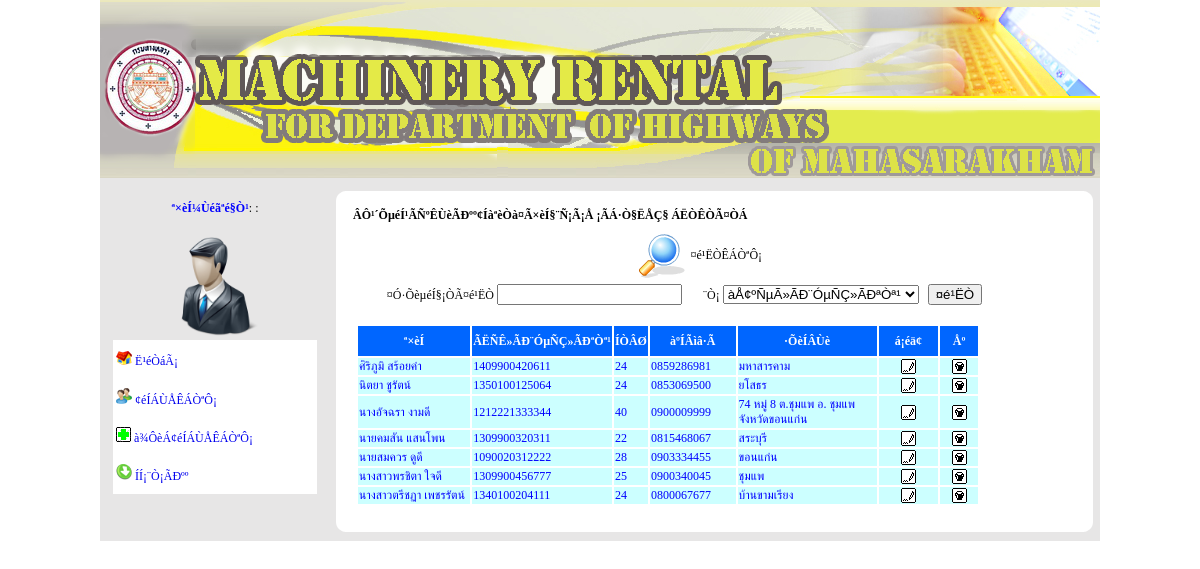
Page /employee/search_member.php on the committed database.
### tables this page shows
CREATE TABLE `tb_member` (
  `mem_id` varchar(13) NOT NULL,
  `mem_name` varchar(50) NOT NULL,
  `sex` varchar(1) NOT NULL,
  `address` varchar(100) NOT NULL,
  `reg_card` varchar(13) NOT NULL,
  `date_issue` varchar(20) NOT NULL,
  `Birthday` varchar(50) NOT NULL,
  `mem_age` varchar(2) NOT NULL,
  `phone` varchar(10) NOT NULL,
  `date_regis` varchar(30) NOT NULL,
  PRIMARY KEY  (`mem_id`),
  UNIQUE KEY `reg_card` (`reg_card`,`phone`)
);

### employee/search_member.php (the view, shortened to what this page needs)
<!DOCTYPE HTML PUBLIC "-//W3C//DTD HTML 4.01 Transitional//EN"
"http://www.w3.org/TR/html4/loose.dtd">
<html>
<Center>
<head>
<link href="../css/css1.css" rel="stylesheet" type="text/css">
</head>
<body><font size="+5">
<table width="1000"  border="0" cellpadding="0" cellspacing="0">
  <tr valign="top">
    <td colspan="2"><? include("inc_header.php"); ?></td>
  </tr>
  <tr valign="top">
    <td height="5" colspan="2" bgcolor="#E7E6E6"></td>
  </tr>
  <tr valign="top">
    <td width="23%" height="114" bgcolor="#E7E6E6">
    <table width="100%" height="49"  border="0">
      <tr>
        <td width="100%" height="45"><center>
<span class="style6">ª×èÍ¼Ùéãªé§Ò¹</span>: :
        </center></td>
      </tr>
    </table>
      <table width="100%" height="102"  border="0">
        <tr>
          <td height="48" align="center"><img src="../images/admin.png" alt="" width="100" height="99"></td>
        </tr>
        <tr>
          <td width="100%" height="48"><table width="91%" height="146"  border="0" align="center" bgcolor="#FFFFFF">
            <tr>
              <td height="34"><img src="../images/home.gif" alt="" width="16" height="14"><a href="Menu_Detail.php"> Ë¹éÒáÃ¡</a></td>
            </tr>
            <tr>
              <td height="34"><img src="../images/users.png" alt="" width="16" height="16">&nbsp;<a href="search_member.php">¢éÍÁÙÅÊÁÒªÔ¡</a></td>
            </tr>
            <tr>
              <td height="34"><img src="../images/addg.GIF" alt="" width="15" height="15"> <a href="InsertMember.php">à¾ÔèÁ¢éÍÁÙÅÊÁÒªÔ¡</a></td>
            </tr>
            <tr>
              <td height="34"><img src="../images/logout.gif" alt="" width="16" height="16">&nbsp;<a href="../logout.php">ÍÍ¡¨Ò¡ÃÐºº</a></td>
            </tr>
          </table></td>
        </tr>
    </table>
    </td>
    <td width="77%"><table id="Table_01" width="100%" height="0" border="0" cellpadding="0" cellspacing="0">
      <tr>
        <td width="20"> <img src="../images/rim_01.gif" width="20" height="22" alt=""></td>
        <td background="../images/rim_02.gif"> <img src="../images/rim_02.gif" width="8" height="22" alt=""></td>
        <td background="../images/rim_02.gif">&nbsp; </td>
        <td width="23"> <img src="../images/rim_04.gif" width="23" height="22" alt=""></td>
      </tr>
      <tr>
        <td background="../images/rim_05.gif"> <img src="../images/rim_05.gif" width="20" height="11" alt=""></td>
        <td colspan="2" rowspan="2" valign="top" bgcolor="#FFFFFF"><table width="100%"  border="0">
          <tr>
            <td width="48%" colspan="2"><strong><marquee>ÂÔ¹´ÕµéÍ¹ÃÑºÊÙèÃÐºº¢ÍàªèÒà¤Ã×èÍ§¨Ñ¡Ã¡Å ¡ÃÁ·Ò§ËÅÇ§ ÁËÒÊÒÃ¤ÒÁ </marquee></strong></td>
          </tr>
          <tr>
            <td colspan="2" rowspan="2" bgcolor="#FFFFFF">
              <table width="663" height="162" border="0" align="center">
                <tr>
                  <td width="245" align="right"><img src="../images/icon_search11.gif" width="50" height="50"></td>
                  <td width="239"><span class="style51">¤é¹ËÒÊÁÒªÔ¡</span></td>
                </tr>
                <tr>
                  <td colspan="2" align="center"><form id="form1" name="form1" method="post" action="search_member.php">
      ¤Ó·ÕèµéÍ§¡ÒÃ¤é¹ËÒ
      <input name="txtKeyword" type="text" id="txtKeyword" value="<?=$_POST["txtKeyword"];?>" />
&nbsp;&nbsp;&nbsp;&nbsp;&nbsp;&nbsp;¨Ò¡
<select name="fields" >
  <option value="1" selected="selected" <? echo $select1;?>>àÅ¢ºÑµÃ»ÃÐ¨ÓµÑÇ»ÃÐªÒª¹</option>
</select>
<input type="submit" name="Submit" value="¤é¹ËÒ" />
                   </form> </td>
                  </tr>
                <tr>
                  <td colspan="2">
?><br>
                    <table width="624" border="0">
                      <tr>
                        <td width="111" height="28" bgcolor="#0066FF"><div align="center" class="style2"><strong>ª×èÍ</strong></div></td>
          <td width="135" bgcolor="#0066FF"><div align="center" class="style4">ÃËÑÊ»ÃÐ¨ÓµÑÇ»ÃÐªÒª¹</div></td>
		  <td width="32" bgcolor="#0066FF"><div align="center" class="style4">ÍÒÂØ</div></td>
          <td width="84" bgcolor="#0066FF"><div align="center" class="style4">àºÍÃìâ·Ã</div></td>
          <td width="138" bgcolor="#0066FF"><div align="center" class="style4">·ÕèÍÂÙè</div></td>
          <td width="58" bgcolor="#0066FF"><div align="center" class="style4">á¡éä¢</div></td>
          <td width="36" bgcolor="#0066FF"><div align="center" class="style4">Åº</div></td>
                      </tr>
                      <?
$sql_show = "select * from tb_member where mem_id is not null ";
$result_show = mysql_query($sql_show) or die(mysql_error());
while($row_show = mysql_fetch_array($result_show))
{
?>
        <tr>
          <td bgcolor="#CCFFFF"><span class="style1">
            <?=$row_show['mem_name']?>
          </span></td>
          <td bgcolor="#CCFFFF"><span class="style1">
            <?=$row_show['reg_card']?>
          </span></td>
		  <td bgcolor="#CCFFFF"><span class="style1">
            <?=$row_show['mem_age']?>
          </span></td>
          <td bgcolor="#CCFFFF"><span class="style1">
            <?=$row_show['phone']?>
          </span></td>
          <td bgcolor="#CCFFFF"><span class="style1">
            <?=$row_show['address']?>
          </span></td>
          <td bgcolor="#CCFFFF"><div align="center" class="style1"><a href="editMember.php?edit_id=<?=$row_show[reg_card]?>"><img src="../images/edit.gif" alt="" width="15" height="15"></a></div></td>
          <td bgcolor="#CCFFFF"><div align="center" class="style1"><a href="del_Member.php?del_id=<?=$row_show[mem_id]?>" onClick='return Conf(this)' ><img src="../images/delete.gif" alt="" width="15" height="15"></a></div></td>
        </tr>
        <?
			}
		?>
                    </table></td>
                </tr>
              </table></td>
          </tr>
          <tr>
            <td colspan="2">&nbsp;</td>
            </tr>
        </table></td>
        <td background="../images/rim_07.gif"> <img src="../images/rim_07.gif" width="23" height="11" alt=""></td>
      </tr>
      <tr>
        <td height="300" background="../images/rim_05.gif">&nbsp; </td>
        <td background="../images/rim_07.gif">&nbsp; </td>
      </tr>
      <tr>
        <td> <img src="../images/rim_10.gif" width="20" height="25" alt=""></td>
        <td background="../images/rim_11.gif"> <img src="../images/rim_11.gif" width="8" height="25" alt=""></td>
        <td background="../images/rim_11.gif">&nbsp; </td>
        <td> <img src="../images/rim_13.gif" width="23" height="25" alt=""></td>
      </tr>
    </table></td>
  </tr>
</table>
</font>
</body>
</Center>
</html>

### css/css1.css (style rules this page uses)
body,td,th { font-family: MS Sans Serif, CordiaUPC; font-size: 12px; }
body { margin-left: 0px; margin-top: 0px; margin-right: 0px; margin-bottom: 0px; }
a { font-family: MS Sans Serif, CordiaUPC; font-size: 12px; }
a:link { text-decoration: none; }

### employee/search_member.php (style rules this page uses)
.style2 { color: #FFFFFF }
.style4 { color: #FFFFFF; font-weight: bold; }
.style6 { color: #0000FF; font-weight: bold; }

### rows in the picture
tb_member: mem_name "ศิริภูมิ สร้อยคำ", reg_card "1409900420611", mem_age "24", phone "0859286981", address "มหาสารคาม"
tb_member: mem_name "นิตยา ชูรัตน์", reg_card "1350100125064", mem_age "24", phone "0853069500", address "ยโสธร"
tb_member: mem_name "นางอัจฉรา งามดี", reg_card "1212221333344", mem_age "40", phone "0900009999", address "74 หมู่ 8 ต.ชุมแพ อ. ชุมแพ จังหวัดขอนแก่น"
tb_member: mem_name "นายคมสัน แสนโพน", reg_card "1309900320311", mem_age "22", phone "0815468067", address "สระบุรี"
tb_member: mem_name "นายสมควร ดูดี", reg_card "1090020312222", mem_age "28", phone "0903334455", address "ขอนแก่น"
tb_member: mem_name "นางสาวพรชิตา ใจดี", reg_card "1309900456777", mem_age "25", phone "0900340045", address "ชุมแพ"
tb_member: mem_name "นางสาวตรีชฏา เพชรรัตน์", reg_card "1340100204111", mem_age "24", phone "0800067677", address "บ้านขามเรียง"
